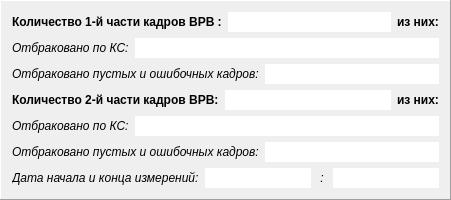
        <widget class="QFrame" name="frame_3">
         <property name="minimumSize">
          <size>
           <width>0</width>
           <height>0</height>
          </size>
         </property>
         <property name="frameShape">
          <enum>QFrame::Panel</enum>
         </property>
         <property name="frameShadow">
          <enum>QFrame::Raised</enum>
         </property>
         <layout class="QVBoxLayout" name="verticalLayout_10">
          <item>
           <layout class="QHBoxLayout" name="horizontalLayout_52">
            <item>
             <widget class="QLabel" name="label_59">
              <property name="font">
               <font>
                <weight>75</weight>
                <bold>true</bold>
               </font>
              </property>
              <property name="text">
               <string>Количество 1-й части кадров ВРВ :</string>
              </property>
             </widget>
            </item>
            <item>
             <widget class="QLineEdit" name="le_k1vrv1">
              <property name="font">
               <font>
                <weight>75</weight>
                <bold>true</bold>
               </font>
              </property>
              <property name="frame">
               <bool>false</bool>
              </property>
              <property name="alignment">
               <set>Qt::AlignCenter</set>
              </property>
              <property name="readOnly">
               <bool>true</bool>
              </property>
             </widget>
            </item>
            <item>
             <widget class="QLabel" name="label_60">
              <property name="font">
               <font>
                <weight>75</weight>
                <bold>true</bold>
               </font>
              </property>
              <property name="text">
               <string>из них:</string>
              </property>
             </widget>
            </item>
           </layout>
          </item>
          <item>
           <layout class="QHBoxLayout" name="horizontalLayout_56">
            <item>
             <widget class="QLabel" name="label_67">
              <property name="font">
               <font>
                <pointsize>9</pointsize>
                <italic>true</italic>
               </font>
              </property>
              <property name="text">
               <string>Отбраковано по КС:</string>
              </property>
             </widget>
            </item>
            <item>
             <widget class="QLineEdit" name="le_crc1vrv1">
              <property name="font">
               <font>
                <pointsize>9</pointsize>
                <italic>true</italic>
               </font>
              </property>
              <property name="frame">
               <bool>false</bool>
              </property>
              <property name="alignment">
               <set>Qt::AlignRight|Qt::AlignTrailing|Qt::AlignVCenter</set>
              </property>
              <property name="readOnly">
               <bool>true</bool>
              </property>
             </widget>
            </item>
           </layout>
          </item>
          <item>
           <layout class="QHBoxLayout" name="horizontalLayout_60">
            <item>
             <widget class="QLabel" name="label_71">
              <property name="font">
               <font>
                <pointsize>9</pointsize>
                <italic>true</italic>
               </font>
              </property>
              <property name="text">
               <string>Отбраковано пустых и ошибочных кадров:</string>
              </property>
             </widget>
            </item>
            <item>
             <widget class="QLineEdit" name="le_och1vrv1">
              <property name="font">
               <font>
                <pointsize>9</pointsize>
                <italic>true</italic>
               </font>
              </property>
              <property name="frame">
               <bool>false</bool>
              </property>
              <property name="alignment">
               <set>Qt::AlignRight|Qt::AlignTrailing|Qt::AlignVCenter</set>
              </property>
              <property name="readOnly">
               <bool>true</bool>
              </property>
             </widget>
            </item>
           </layout>
          </item>
          <item>
           <layout class="QHBoxLayout" name="horizontalLayout_54">
            <item>
             <widget class="QLabel" name="label_63">
              <property name="font">
               <font>
                <weight>75</weight>
                <bold>true</bold>
               </font>
              </property>
              <property name="text">
               <string>Количество 2-й части кадров ВРВ:</string>
              </property>
             </widget>
            </item>
            <item>
             <widget class="QLineEdit" name="le_k2vrv1">
              <property name="font">
               <font>
                <weight>75</weight>
                <bold>true</bold>
               </font>
              </property>
              <property name="frame">
               <bool>false</bool>
              </property>
              <property name="alignment">
               <set>Qt::AlignCenter</set>
              </property>
              <property name="readOnly">
               <bool>true</bool>
              </property>
             </widget>
            </item>
            <item>
             <widget class="QLabel" name="label_64">
              <property name="font">
               <font>
                <weight>75</weight>
                <bold>true</bold>
               </font>
              </property>
              <property name="text">
               <string>из них:</string>
              </property>
             </widget>
            </item>
           </layout>
          </item>
          <item>
           <layout class="QHBoxLayout" name="horizontalLayout_58">
            <item>
             <widget class="QLabel" name="label_69">
              <property name="font">
               <font>
                <pointsize>9</pointsize>
                <italic>true</italic>
               </font>
              </property>
              <property name="text">
               <string>Отбраковано по КС:</string>
              </property>
             </widget>
            </item>
            <item>
             <widget class="QLineEdit" name="le_crc2vrv1">
              <property name="font">
               <font>
                <pointsize>9</pointsize>
                <italic>true</italic>
               </font>
              </property>
              <property name="frame">
               <bool>false</bool>
              </property>
              <property name="alignment">
               <set>Qt::AlignRight|Qt::AlignTrailing|Qt::AlignVCenter</set>
              </property>
              <property name="readOnly">
               <bool>true</bool>
              </property>
             </widget>
            </item>
           </layout>
          </item>
          <item>
           <layout class="QHBoxLayout" name="horizontalLayout_62">
            <item>
             <widget class="QLabel" name="label_73">
              <property name="font">
               <font>
                <pointsize>9</pointsize>
                <italic>true</italic>
               </font>
              </property>
              <property name="text">
               <string>Отбраковано пустых и ошибочных кадров:</string>
              </property>
             </widget>
            </item>
            <item>
             <widget class="QLineEdit" name="le_och2vrv1">
              <property name="font">
               <font>
                <pointsize>9</pointsize>
                <italic>true</italic>
               </font>
              </property>
              <property name="frame">
               <bool>false</bool>
              </property>
              <property name="alignment">
               <set>Qt::AlignRight|Qt::AlignTrailing|Qt::AlignVCenter</set>
              </property>
              <property name="readOnly">
               <bool>true</bool>
              </property>
             </widget>
            </item>
           </layout>
          </item>
          <item>
           <layout class="QHBoxLayout" name="horizontalLayout_71">
            <item>
             <widget class="QLabel" name="label_83">
              <property name="font">
               <font>
                <italic>true</italic>
               </font>
              </property>
              <property name="text">
               <string>Дата начала и конца измерений:</string>
              </property>
             </widget>
            </item>
            <item>
             <widget class="QLineEdit" name="dn_vrv1">
              <property name="font">
               <font>
                <italic>true</italic>
               </font>
              </property>
              <property name="frame">
               <bool>false</bool>
              </property>
              <property name="alignment">
               <set>Qt::AlignRight|Qt::AlignTrailing|Qt::AlignVCenter</set>
              </property>
              <property name="readOnly">
               <bool>true</bool>
              </property>
             </widget>
            </item>
            <item>
             <widget class="QLabel" name="label_89">
              <property name="font">
               <font>
                <italic>true</italic>
               </font>
              </property>
              <property name="text">
               <string> : </string>
              </property>
             </widget>
            </item>
            <item>
             <widget class="QLineEdit" name="dk_vrv1">
              <property name="font">
               <font>
                <italic>true</italic>
               </font>
              </property>
              <property name="frame">
               <bool>false</bool>
              </property>
              <property name="alignment">
               <set>Qt::AlignRight|Qt::AlignTrailing|Qt::AlignVCenter</set>
              </property>
              <property name="readOnly">
               <bool>true</bool>
              </property>
             </widget>
            </item>
           </layout>
          </item>
         </layout>
        </widget>
